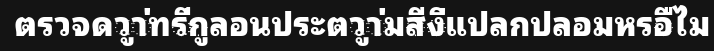
#> input picture datattf5/skew_angle(0.0)/background_rgb(20)/alignment(2)/blur(0.0)/NotoSansThaiLooped-Black/image-000000244.png, 714 x 51 px, found by its file name; its folder holds only this picture in this run
$ python test.py
#> lines starting #> are read from the running program, lines starting #| are printed output that depends on the picture
import cv2
import os

def invert_image_colors(image_path, output_path):
    # 이미지 읽기
    img = cv2.imread(image_path)
#> img is the input picture: shape (51, 714, 3); min 20, max 255, mean 76.2

    # 이미지가 정상적으로 읽혀지지 않은 경우 처리
    if img is None:
        print(f"이미지를 읽을 수 없습니다: {image_path}")
        return

    # 색상 반전
    inverted_img = cv2.bitwise_not(img)
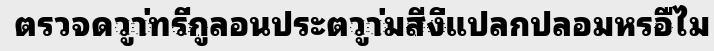
#> inverted_img: shape (51, 714, 3); min 0, max 235, mean 178.8

    # 저장 경로 생성
    if not os.path.exists(output_path):
        os.makedirs(output_path)

    # 파일 이름 추출
    file_name = os.path.basename(image_path)

    # 반전된 이미지 저장
    output_file_path = os.path.join(output_path, file_name)
    cv2.imwrite(output_file_path, inverted_img)
    print(f"반전된 이미지 저장 완료: {output_file_path}")

# 주어진 디렉토리 설정
input_directory = r'C:\Users\TAMSystech\yjh\ipynb\deep-text-recognition-benchmark\data\test7_흰색바탕\train\img\skew_angle(0.0)\blur(0.0)\NotoSansThaiLooped-Black'
output_directory = r'C:\Users\TAMSystech\yjh\ipynb\deep-text-recognition-benchmark\data\test7_흰색바탕\train\img\skew_angle(0.0)\blur(0.0)\NotoSansThaiLooped-Black_inverted'

# 디렉토리 내의 모든 이미지 파일에 대해 반전 적용
for filename in os.listdir(input_directory):
    if filename.endswith(".jpg") or filename.endswith(".png"):
        image_path = os.path.join(input_directory, filename)
        invert_image_colors(image_path, output_directory)

print("색상 반전이 완료되었습니다.")
